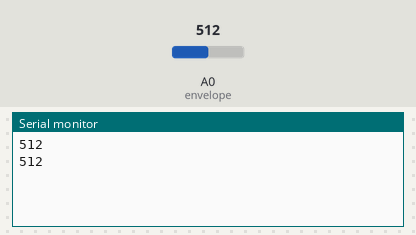
This sketch was run on a simulated Arduino Uno, built with avr-gcc and run on an emulated ATmega328P. Parts: the last lines printed to the serial monitor. Inputs (shaded band) come from the test bench; at power-on: A0 (envelope) = 512.

Above: at 1.8 s.
1.9 s: A0 (envelope) set to 716
At 2.8 s:
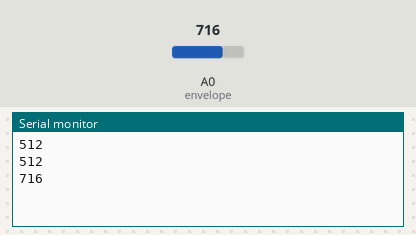
3.4 s: A0 (envelope) set to 900
At 4.6 s:
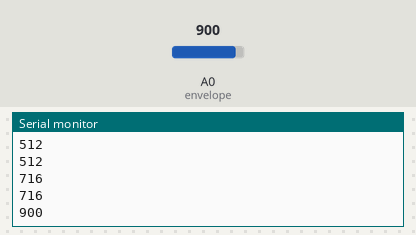
Timing chart, 0 to 6.4 s (numbered marks = the images above; inputs shaded):
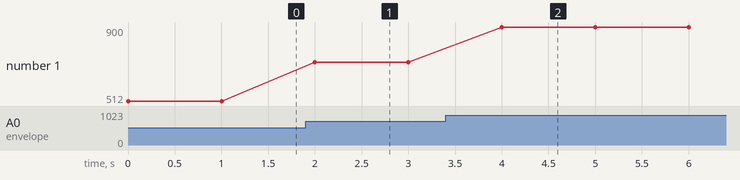

The sketch:

noise_level_reader.ino
```cpp
/*
Sound amplitude level

This sketch reads an amplitude to measure the sound level from SparkFun sound sensor.
It reads an analog pin and compares the result to a set threshold.
If the amplitude is greater than the threshold, it writes HIGH to
the digital pin (the LED connected to the digital pin will blink).

The circuit:
- GND of the Sparkfun connected to ground
- VCC of the Sparkfun connected to 5v
- Envelope of the Sparkfun connected to A0
- LED + connected to digital pin 8
- LED - connected to ground

created 30 May 2024
by Haile Misgna
*/
// Output Pins
const int redPin_1 = 8;
const int redPin_2 = 7;
const int yellowPin = 6;

// Analog input
const int envelope = A0;

// Classroom sound level
const int minAvgRoomNoise = 30;
const int maxAvgRoomNoise = 50;

// Amplitude variable for storing the measured noise amount
int amplitude = 0;

void setup() {
  pinMode(envelope, INPUT);
  //pinMode(ledPin, OUTPUT);
  Serial.begin(9600);
}

void onLED(int pin_1, int pin_2) {
  digitalWrite(pin_1, HIGH);
  digitalWrite(pin_2, HIGH);
}

void offLED(int pin_1, int pin_2, int pin_3) {
  digitalWrite(pin_1, LOW);
  digitalWrite(pin_2, LOW);
  digitalWrite(pin_3, LOW);
}
void loop() {
  // read the sensor and store it in amplitdue
  amplitude = analogRead(envelope);

  // if the amplitude is greater than the threshold
  if (amplitude >= minAvgRoomNoise && amplitude <= maxAvgRoomNoise) {
    offLED(yellowPin, redPin_1, redPin_2);
    onLED(yellowPin, redPin_2);
  } else if (amplitude > maxAvgRoomNoise) {
    offLED(yellowPin, redPin_1, redPin_2);
    onLED(redPin_1, redPin_2);
  }
  else {
    offLED(yellowPin, redPin_1, redPin_2);
  }
  Serial.println(amplitude);
  delay(1000);
}
```

Measured:
- after the input at 1.9 s, the serial monitor: prints a new line after 0.10 s (image 1)
- after the input at 3.4 s, the serial monitor: prints a new line after 0.60 s (image 2)
- plotted number 1: 512 → 716 after the input at 1.9 s, 716 → 900 after the input at 3.4 s
